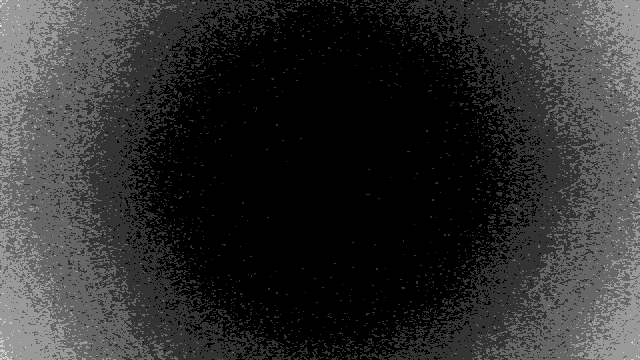
#> input picture BilderV2/dunkelbild.png, 640 x 360 px
$ python einlesenteil2.py
#> lines starting #> are read from the running program, lines starting #| are printed output that depends on the picture; pictures that were not available may be replaced by others from this repository, and a replacement may not be noted
import cv2
import numpy as np

imagedb = cv2.imread("../../BilderV2/dunkelbild.png") #dunkelbild
#> imagedb is the input picture: shape (360, 640, 3); min 0, max 5, mean 0.915
imagedb = imagedb.astype('float32')

imagewb = cv2.imread("../../BilderV2/weißbild.png") #weißbild
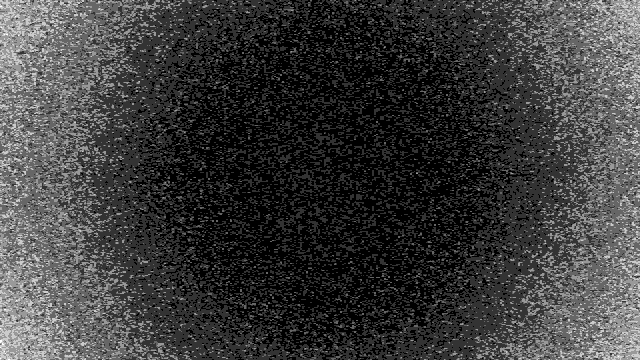
#> input picture BilderV2/dunkel0.png, 640 x 360 px, given in place of weißbild.png, which was not available
#> imagewb is the input picture: shape (360, 640, 3); min 0, max 5, mean 1.18
imagewb = imagewb.astype('float32')


eingangsbildname = "unbearbeitet"
imageub = cv2.imread("../../BilderV2/" + eingangsbildname + ".png") #unbearbeitetes einlesebild
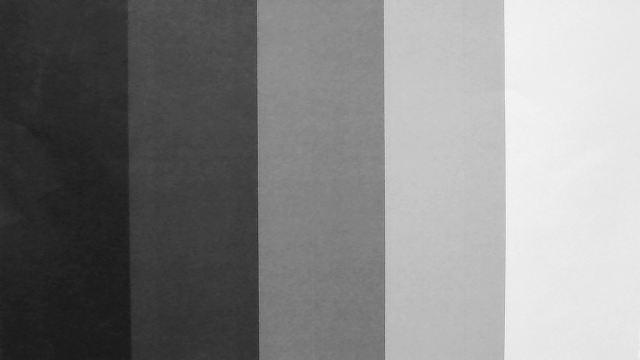
#> input picture BilderV2/unbearbeitet.png, 640 x 360 px
#> imageub is the input picture: shape (360, 640, 3); min 23, max 249, mean 132.8
imageub = imageub.astype('float32')

darksubtract = np.subtract(imageub,imagedb) # Dunkelbild von Eingangsbild abziehen

cv2.imwrite("../../BilderV2/dunkelbearbeitet.png", darksubtract.astype('uint8'))

meanwhite = np.divide(imagewb, np.mean(imagewb)) # Weißbild normiert mit Mittelwert zu 1

cv2.imwrite("../../BilderV2/meanwhitebearbeitet.png", meanwhite.astype('uint8'))
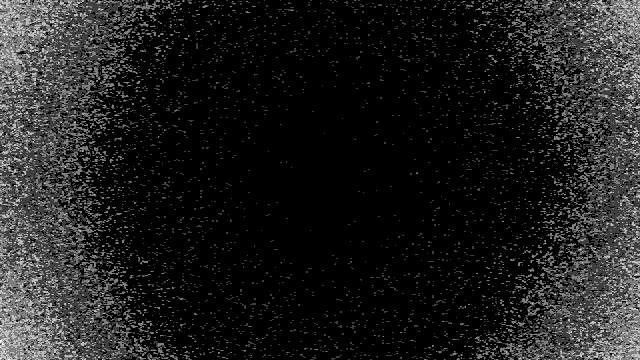
#> saved as meanwhitebearbeitet.png: shape (360, 640, 3); min 0, max 4, mean 0.482; drawn with min black and max white

fin = darksubtract/meanwhite #np.divide(darksubtract, meanwhite) # Bearbeitetes Eingangsbild mit meanwhite dividieren
#> fin: shape (360, 640, 3) float32; 30.01% of the values are NaN or infinite; the others: min 5.67, max 294.2, mean 116.1

cv2.imwrite("../../BilderV2/" + eingangsbildname + " - bearbeitet.png", fin.astype('uint8'))
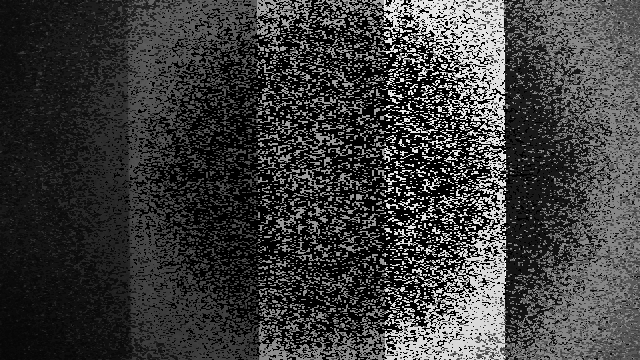
#> saved as unbearbeitet - bearbeitet.png: shape (360, 640, 3); min 0, max 255, mean 61.7
